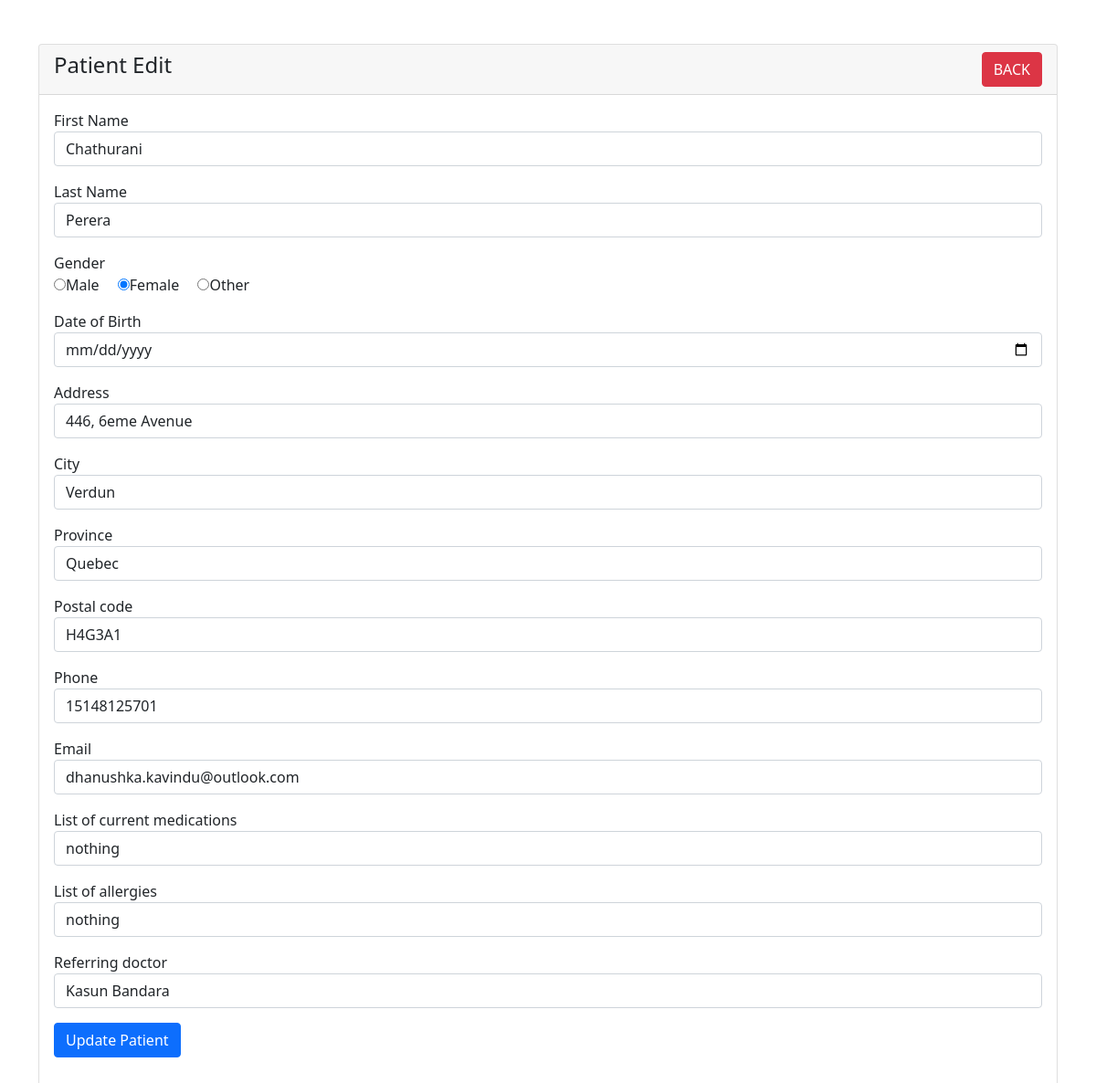
Screenshot of /patient-edit.php?id=27 with the database file from the repository.
### tables this page shows
CREATE TABLE `patients` (
  `id` int(6) NOT NULL,
  `fname` varchar(100) NOT NULL,
  `lname` varchar(100) NOT NULL,
  `gender` enum('m','f','o') NOT NULL,
  `dob` date NOT NULL,
  `address` varchar(200) NOT NULL,
  `city` varchar(100) NOT NULL,
  `province` enum('AB','BC','MB','NB','NL','NT','NS','NU','ON','PE','QC','SK','YT') NOT NULL,
  `pcode` varchar(100) NOT NULL,
  `phone` varchar(191) NOT NULL,
  `email` varchar(191) NOT NULL,
  `currentmed` varchar(200) NOT NULL,
  `allergies` varchar(200) NOT NULL,
  `refdoctor` varchar(200) NOT NULL
);

### patient-edit.php (the view, shortened to what this page needs)
<?php
require 'dbcon.php';
?>
<!doctype html>
<html lang="en">
  <head>
    <link href="https://cdn.jsdelivr.net/npm/bootstrap@5.1.3/dist/css/bootstrap.min.css" rel="stylesheet">
</head>
<body>
    <div class="container mt-5">
        <div class="row">
            <div class="col-md-12">
                <div class="card">
                    <div class="card-header">
                        <h4>Patient Edit
                            <a href="index.php" class="btn btn-danger float-end">BACK</a>
                        </h4>
                    </div>
                    <div class="card-body">
                        <?php
                        if(isset($_GET['id']))
                        {
                            $patient_id = mysqli_real_escape_string($con, $_GET['id']);
                            $query = "SELECT * FROM patients WHERE id='$patient_id' ";
                            $query_run = mysqli_query($con, $query);
                            if(mysqli_num_rows($query_run) > 0)
                            {
                                $patient = mysqli_fetch_array($query_run);
                                ?>
                                <form action="code.php" method="POST">
                                    <div class="mb-3">
                                        <label>First Name</label>
                                        <input type="text" name="fname" value="<?=$patient['fname'];?>" class="form-control">
                                    </div>
                                    <div class="mb-3">
                                        <label>Last Name</label>
                                        <input type="text" name="lname" value="<?=$patient['lname'];?>" class="form-control">
                                    </div>
                                    <div class="mb-3">
                                        <label>Gender</label>
                                            <div>
                                            <label for ="male" class="form-check-inline">
                                            <input type="radio" name="gender" value="m" <?php echo ($patient ['gender']=='m')? "checked":""; ?> id="male"/>Male</label>
                                            <label for ="female" class="form-check-inline">
                                            <input type="radio" name="gender" value="f" <?php echo ($patient ['gender']=='f')? "checked":""; ?> id="female"/>Female</label>
                                            <label for ="other" class="form-check-inline">
                                            <input type="radio" name="gender" value="o" <?php echo ($patient ['gender']=='o')? "checked":""; ?> id="other"/>Other</label>
                                            </div>
                                    </div>
                                    <div class="mb-3">
                                        <label for="">Date of Birth</label>
                                        <input type="date" name="dob" class="form-control" />
                                    </div>
                                    <div class="mb-3">
                                        <label>Address</label>
                                        <input type="text" name="address" value="<?=$patient['address'];?>" class="form-control">
                                    </div>
                                    <div class="mb-3">
                                        <label>City</label>
                                        <input type="text" name="city" value="<?=$patient['city'];?>" class="form-control">
                                    </div>
                                    <div class="mb-3">
                                    <label>Province</label>
                                    <select name="province" class="form-control">
                                        <option value="QC" <?php echo ($patient ['province']=='QC')? "selected":""; ?> >Quebec</option>
                                    </select>
                                    </div>
                                    <div class="mb-3">
                                        <label>Postal code</label>
                                        <input type="text" name="pcode" value="<?=$patient['pcode'];?>" class="form-control">
                                    </div>
                                    <div class="mb-3">
                                        <label>Phone</label>
                                        <input type="text" name="phone" value="<?=$patient['phone'];?>" class="form-control">
                                    </div>
                                    <div class="mb-3">
                                        <label>Email</label>
                                        <input type="email" name="email" value="<?=$patient['email'];?>" class="form-control">
                                    </div>
                                    <div class="mb-3">
                                        <label>List of current medications</label>
                                        <input type="text" name="currentmed" value="<?=$patient['currentmed'];?>" class="form-control">
                                    </div>
                                    <div class="mb-3">
                                        <label>List of allergies</label>
                                        <input type="email" name="allergies" value="<?=$patient['allergies'];?>" class="form-control">
                                    </div>
                                    <div class="mb-3">
                                        <label>Referring doctor</label>
                                        <input type="text" name="refdoctor" value="<?=$patient['refdoctor'];?>" class="form-control">
                                    </div>
                                    <div class="mb-3">
                                        <button type="submit" name="update_patient" class="btn btn-primary">
                                            Update Patient
                                        </button>
                                    </div>
                                </form>
                                <?php
                            }
                            else
                            {
                                echo "<h4>No Such Id Found</h4>";
                            }
                        }
                        ?>
                    </div>
                </div>
            </div>
        </div>
    </div>
</body>
</html>

### rows the page displays
patients: fname "Chathurani", lname "Perera", gender "☐ Male", gender "☑ Female", gender "☐ Other", address "446, 6eme Avenue", city "Verdun", province "Quebec", pcode "H4G3A1", phone "15148125701", email "dhanushka.kavindu@outlook.com", currentmed "nothing", allergies "nothing", refdoctor "Kasun Bandara"
